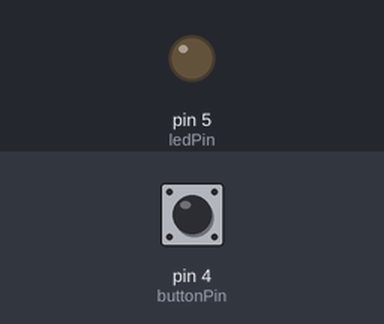
A sketch run on a simulated Arduino Uno, built with avr-gcc and run on an emulated ATmega328P. Shown: output pins drawn as LEDs (lit = HIGH). The inputs (shaded band) are chosen by the test bench; at power-on: pin 4 (buttonPin) HIGH.

Above: at 1.2 s.
1.3 s: pin 4 (buttonPin) pulled LOW for 0.15 s
At 1.37 s:
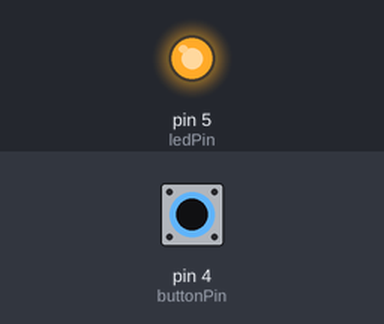
2.9 s: pin 4 (buttonPin) pulled LOW for 3.2 s
At 6.5 s:
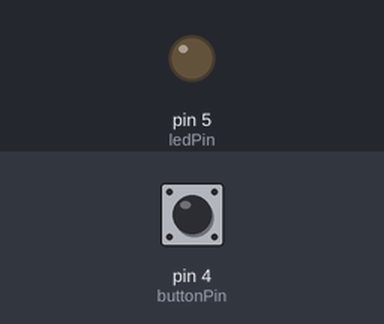
Timing chart, 0 to 8.0 s (numbered marks = the images above; inputs shaded):
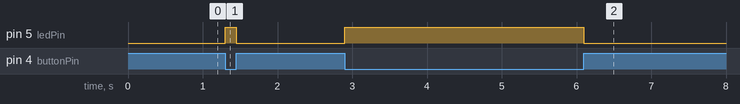

Measured:
- after the input at 1.3 s, pin 5 (ledPin): LOW → HIGH at once, → LOW 0.15 s later
- after the input at 2.9 s, pin 5 (ledPin): LOW → HIGH at once, → LOW 3.2 s later

The sketch:

Button_Light.ino
```cpp
const int buttonPin = 4;
const int ledPin = 5;

void setup() {
  pinMode(buttonPin, INPUT_PULLUP);
  pinMode(ledPin, OUTPUT);
}

void loop() {
  int buttonState = digitalRead(buttonPin);
  int useCase = buttonState == LOW ? HIGH : LOW;
  digitalWrite(ledPin, useCase);
}
```
